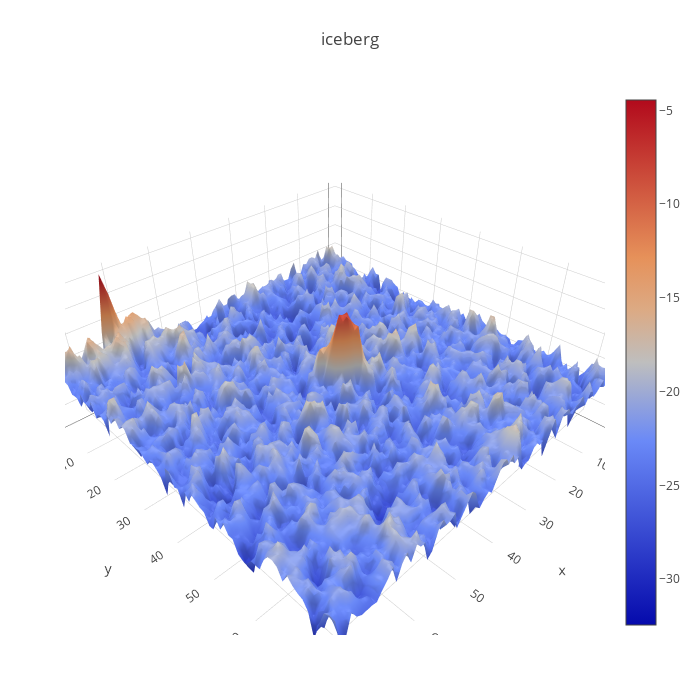

Source (notebook cell):
### Code cell
def plotmy3d(c, name):

    data = [
        go.Surface(
            z=c
        )
    ]
    layout = go.Layout(
        title=name,
        autosize=False,
        width=700,
        height=700,
        margin=dict(
            l=65,
            r=50,
            b=65,
            t=90
        )
    )
    fig = go.Figure(data=data, layout=layout)
    py.iplot(fig)
    return fig
fig = plotmy3d(X_band_1[234,:,:], 'iceberg')

### Figure 1 — Plotly figure (JSON) as saved in the notebook; plotly's stock layout.template omitted (floating-point values rounded to 4 significant figures; data arrays with more than 128 entries replaced by an {"elided": "..."} marker saying what was removed)
{"data": [{"type": "surface", "z": {"elided": "75x75 float values"}}], "layout": {"autosize": false, "height": 700, "margin": {"b": 65, "l": 65, "r": 50, "t": 90}, "title": "iceberg", "width": 700}}
